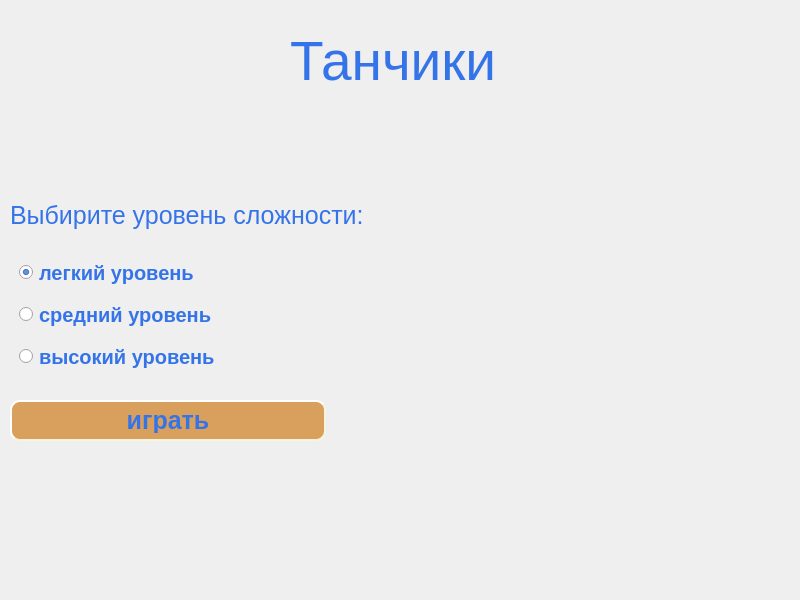
<?xml version="1.0" encoding="UTF-8"?>
<ui version="4.0">
 <class>MainWindow</class>
 <widget class="QMainWindow" name="MainWindow">
  <property name="enabled">
   <bool>true</bool>
  </property>
  <property name="geometry">
   <rect>
    <x>0</x>
    <y>0</y>
    <width>800</width>
    <height>600</height>
   </rect>
  </property>
  <property name="windowTitle">
   <string>Танчики</string>
  </property>
  <widget class="QWidget" name="centralwidget">
   <widget class="QLabel" name="image">
    <property name="enabled">
     <bool>true</bool>
    </property>
    <property name="geometry">
     <rect>
      <x>-10</x>
      <y>-80</y>
      <width>1091</width>
      <height>801</height>
     </rect>
    </property>
    <property name="styleSheet">
     <string notr="true"/>
    </property>
    <property name="text">
     <string/>
    </property>
    <property name="pixmap">
     <pixmap>scale_1200.jpg</pixmap>
    </property>
   </widget>
   <widget class="QLabel" name="la">
    <property name="enabled">
     <bool>false</bool>
    </property>
    <property name="geometry">
     <rect>
      <x>290</x>
      <y>20</y>
      <width>231</width>
      <height>81</height>
     </rect>
    </property>
    <property name="styleSheet">
     <string notr="true">QLabel#la {font: 55px;color: #3574e8}
</string>
    </property>
    <property name="text">
     <string>Танчики</string>
    </property>
   </widget>
   <widget class="QLabel" name="choose">
    <property name="enabled">
     <bool>false</bool>
    </property>
    <property name="geometry">
     <rect>
      <x>10</x>
      <y>190</y>
      <width>361</width>
      <height>51</height>
     </rect>
    </property>
    <property name="minimumSize">
     <size>
      <width>361</width>
      <height>51</height>
     </size>
    </property>
    <property name="maximumSize">
     <size>
      <width>361</width>
      <height>51</height>
     </size>
    </property>
    <property name="styleSheet">
     <string notr="true">QLabel#choose {font: 25px; color: #3574e8}</string>
    </property>
    <property name="text">
     <string>Выбирите уровень сложности:</string>
    </property>
   </widget>
   <widget class="QGroupBox" name="verticalGroupBox">
    <property name="geometry">
     <rect>
      <x>10</x>
      <y>240</y>
      <width>231</width>
      <height>151</height>
     </rect>
    </property>
    <property name="styleSheet">
     <string notr="true">border:none</string>
    </property>
    <layout class="QVBoxLayout" name="verticalLayout">
     <item>
      <widget class="QRadioButton" name="light">
       <property name="styleSheet">
        <string notr="true">font: bold 20px;
color: #3574e8;</string>
       </property>
       <property name="text">
        <string>легкий уровень</string>
       </property>
       <property name="checked">
        <bool>true</bool>
       </property>
       <attribute name="buttonGroup">
        <string notr="true">btngrp</string>
       </attribute>
      </widget>
     </item>
     <item>
      <widget class="QRadioButton" name="mid">
       <property name="styleSheet">
        <string notr="true">font: bold 20px;
color: #3574e8;</string>
       </property>
       <property name="text">
        <string>средний уровень</string>
       </property>
       <attribute name="buttonGroup">
        <string notr="true">btngrp</string>
       </attribute>
      </widget>
     </item>
     <item>
      <widget class="QRadioButton" name="hard">
       <property name="styleSheet">
        <string notr="true">font: bold 20px;
color: #3574e8;</string>
       </property>
       <property name="text">
        <string>высокий уровень</string>
       </property>
       <attribute name="buttonGroup">
        <string notr="true">btngrp</string>
       </attribute>
      </widget>
     </item>
    </layout>
    <zorder>mid</zorder>
    <zorder>hard</zorder>
    <zorder>light</zorder>
   </widget>
   <widget class="QPushButton" name="play">
    <property name="enabled">
     <bool>true</bool>
    </property>
    <property name="geometry">
     <rect>
      <x>10</x>
      <y>400</y>
      <width>316</width>
      <height>41</height>
     </rect>
    </property>
    <property name="styleSheet">
     <string notr="true">font: bold 25px;
color: #3574e8;
background-color: #d99f5d;
border-style: outset;
border-width: 2px;
border-radius: 10px;
border-color: beige;
min-width: 10em;
padding: 6px;</string>
    </property>
    <property name="text">
     <string>играть</string>
    </property>
   </widget>
  </widget>
  <widget class="QMenuBar" name="menubar">
   <property name="geometry">
    <rect>
     <x>0</x>
     <y>0</y>
     <width>800</width>
     <height>26</height>
    </rect>
   </property>
  </widget>
 </widget>
 <resources/>
 <connections/>
 <buttongroups>
  <buttongroup name="btngrp"/>
 </buttongroups>
</ui>
